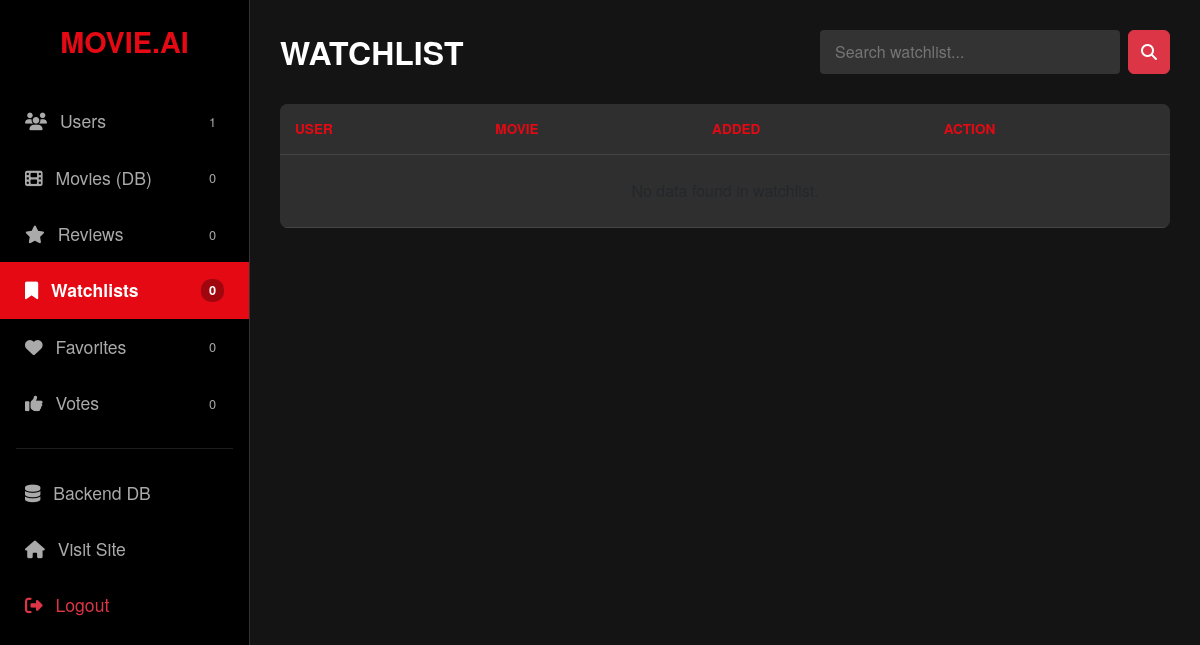
Page /dashboard/?section=watchlist (signed in) on the earlier database version.
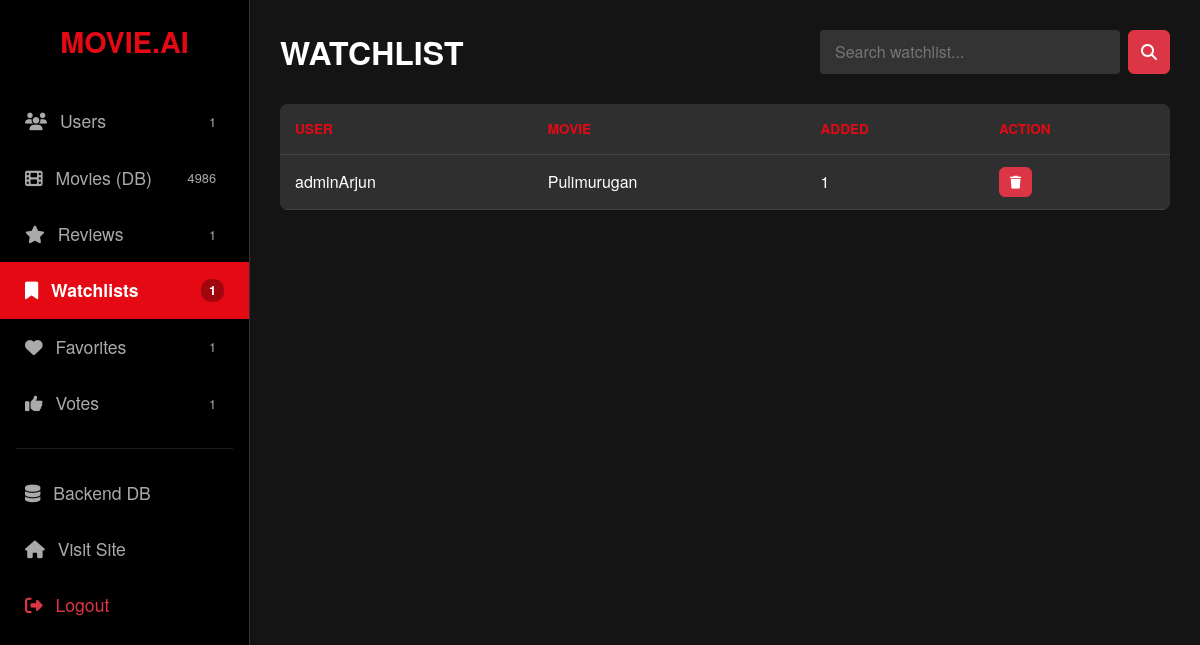
Same page on the later database version.
### core/models.py (models this page shows, shortened)
class Watchlist(models.Model):
    user = models.ForeignKey(User, on_delete=models.CASCADE)
    movie = models.ForeignKey(Movie, on_delete=models.CASCADE)

class Movie(models.Model):
    title = models.CharField(max_length=200)
    overview = models.TextField()
    tmdb_id = models.IntegerField(unique=True)
    genres = models.CharField(max_length=500, blank=True)
    poster_url = models.CharField(max_length=500, blank=True, null=True)
    director = models.CharField(max_length=200, default="Unknown")
    cast = models.CharField(max_length=500, default="Unknown")
    description = models.TextField(default="No description available")

### core/views.py (the view)
# urls.py: path('dashboard/', views.custom_admin, name='custom_admin'),
@user_passes_test(lambda u: u.is_superuser)
def custom_admin(request):
    section = request.GET.get('section', 'users')
    query = request.GET.get('q', '').strip()
    data = []
    if section == 'users':
        data = User.objects.all().order_by('-date_joined')
        if query:
            data = data.filter(username__icontains=query)
    elif section == 'movies':
        data = Movie.objects.all().order_by('-id')
        if query:
            data = data.filter(title__icontains=query)
    elif section == 'reviews':
        data = Review.objects.select_related(
            'user', 'movie').order_by('-created_at')
        if query:
            data = data.filter(text__icontains=query) | data.filter(
                user__username__icontains=query)
    elif section == 'watchlist':
        data = Watchlist.objects.select_related(
            'user', 'movie').order_by('-id')
        if query:
            data = data.filter(user__username__icontains=query) | data.filter(
                movie__title__icontains=query)
    elif section == 'favorites':
        data = Favorite.objects.select_related('user', 'movie').order_by('-id')
        if query:
            data = data.filter(user__username__icontains=query) | data.filter(
                movie__title__icontains=query)
    elif section == 'votes':
        data = Vote.objects.select_related('user', 'movie').order_by('-id')
        if query:
            data = data.filter(user__username__icontains=query) | data.filter(
                movie__title__icontains=query)
    return render(request, 'custom_admin.html', {
        'section': section,
        'data': data,
        'search_query': query,
        'count_users': User.objects.count(),
        'count_movies': Movie.objects.count(),
        'count_reviews': Review.objects.count(),
        'count_watchlist': Watchlist.objects.count(),
        'count_favorites': Favorite.objects.count(),
        'count_votes': Vote.objects.count(),
    })

### core/templates/custom_admin.html (shortened to what the changed rows need)
<!DOCTYPE html>
<html lang="en">
<head>
    <link href="https://cdn.jsdelivr.net/npm/bootstrap@5.3.0/dist/css/bootstrap.min.css" rel="stylesheet">
    <link rel="stylesheet" href="https://cdnjs.cloudflare.com/ajax/libs/font-awesome/6.5.1/css/all.min.css">
</head>
<body>
    <div class="sidebar">
        <div class="nav flex-column">
            <a href="?section=movies" class="nav-link {% if section == 'movies' %}active{% endif %}">
                <span><i class="fas fa-film me-2"></i> Movies (DB)</span>
                <span class="badge-count">{{ count_movies }}</span>
            </a>
            <a href="?section=reviews" class="nav-link {% if section == 'reviews' %}active{% endif %}">
                <span><i class="fas fa-star me-2"></i> Reviews</span>
                <span class="badge-count">{{ count_reviews }}</span>
            </a>
            <a href="?section=watchlist" class="nav-link {% if section == 'watchlist' %}active{% endif %}">
                <span><i class="fas fa-bookmark me-2"></i> Watchlists</span>
                <span class="badge-count">{{ count_watchlist }}</span>
            </a>
            <a href="?section=favorites" class="nav-link {% if section == 'favorites' %}active{% endif %}">
                <span><i class="fas fa-heart me-2"></i> Favorites</span>
                <span class="badge-count">{{ count_favorites }}</span>
            </a>
            <a href="?section=votes" class="nav-link {% if section == 'votes' %}active{% endif %}">
                <span><i class="fas fa-thumbs-up me-2"></i> Votes</span>
                <span class="badge-count">{{ count_votes }}</span>
            </a>
        </div>
    </div>
    <div class="main-content">
        <div class="top-bar">
            <h2 class="text-uppercase fw-bold mb-0">{{ section }}</h2>
        </div>
        <div class="table-responsive custom-table">
            <table class="table table-dark table-hover mb-0">
                <thead>
                    <tr>
                        {% if section == 'users' %}
                            <th>ID</th><th>Username</th><th>Email</th><th>Status</th><th>Joined</th><th>Action</th>
                        {% elif section == 'movies' %}
                            <th>ID</th><th>Title</th><th>Director</th><th>TMDB ID</th><th>Action</th>
                        {% elif section == 'reviews' %}
                            <th>User</th><th>Movie</th><th>Rating</th><th>Review</th><th>Date</th><th>Action</th>
                        {% elif section == 'watchlist' %}
                            <th>User</th><th>Movie</th><th>Added</th><th>Action</th>
                        {% elif section == 'favorites' %}
                            <th>User</th><th>Movie</th><th>Added</th><th>Action</th>
                        {% elif section == 'votes' %}
                            <th>User</th><th>Movie</th><th>Type</th><th>Action</th>
                        {% endif %}
                    </tr>
                </thead>
                <tbody>
                    {% for item in data %}
                    <tr>
                        {% if section == 'users' %}
                            <td>{{ item.id }}</td>
                            <td class="fw-bold">{{ item.username }}</td>
                            <td>{{ item.email }}</td>
                            <td>
                                {% if item.is_superuser %}<span class="badge bg-danger">Admin</span>
                                {% else %}<span class="badge bg-secondary">User</span>{% endif %}
                            </td>
                            <td>{{ item.date_joined|date:"M d, Y" }}</td>
                            <td>
                                {% if not item.is_superuser %}
                                <a href="{% url 'delete_item_admin' 'users' item.id %}" class="btn btn-danger btn-action" onclick="return confirm('Delete User?');"><i class="fas fa-trash"></i></a>
                                {% endif %}
                            </td>
                        {% elif section == 'watchlist' or section == 'favorites' %}
                            <td>{{ item.user.username }}</td>
                            <td class="text-white">{{ item.movie.title }}</td>
                            <td>{{ item.id }}</td> <td>
                                <a href="{% url 'delete_item_admin' section item.id %}" class="btn btn-danger btn-action" onclick="return confirm('Remove?');"><i class="fas fa-trash"></i></a>
                            </td>
                        {% endif %}
                    </tr>
                    {% empty %}
                    <tr><td colspan="6" class="text-center text-muted py-4">No data found in {{ section }}.</td></tr>
                    {% endfor %}
                </tbody>
            </table>
        </div>
    </div>
</body>
</html>

Differences in the rows shown:
added Watchlist: user.username "adminArjun", movie "Pulimurugan", id "1"
Other differences:
{{ count_movies }}: "0" → "4986"
{{ count_reviews }}: "0" → "1"
{{ count_watchlist }}: "0" → "1"
{{ count_favorites }}: "0" → "1"
{{ count_votes }}: "0" → "1"
